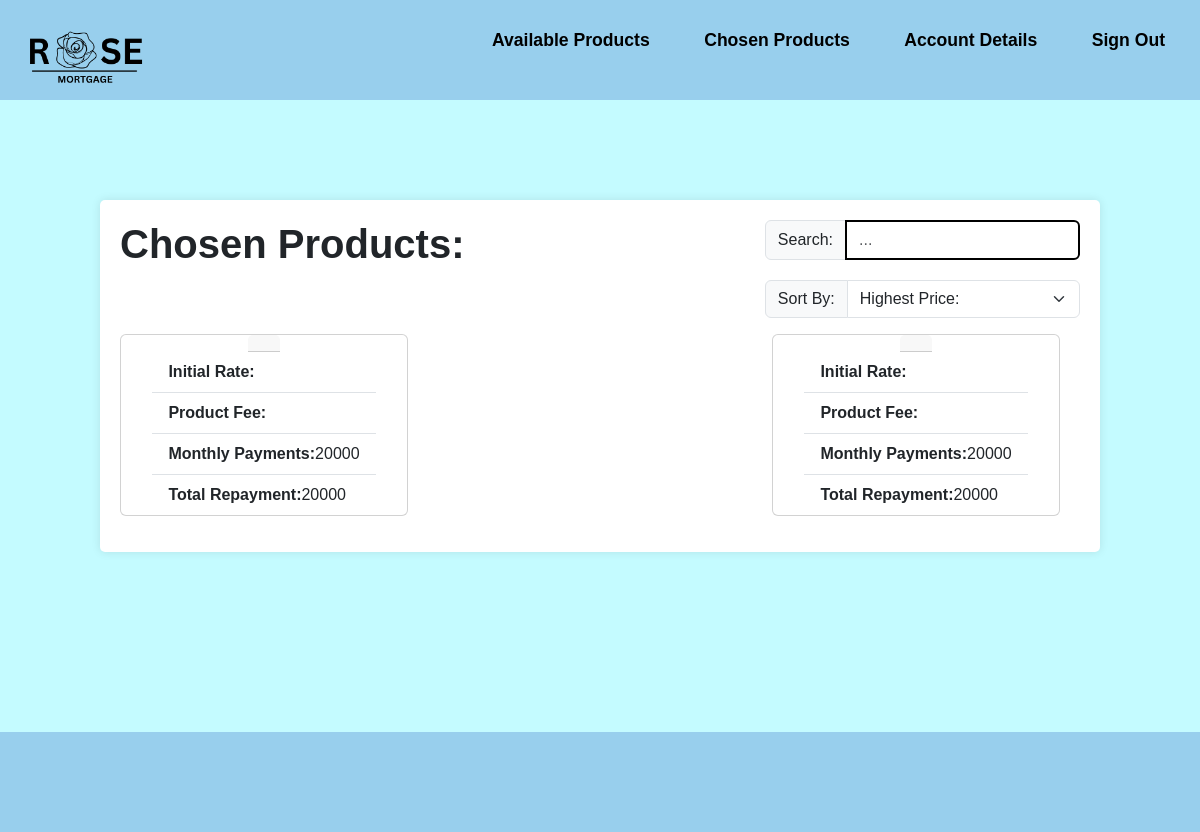
The app's page /MemberChosenProducts.php, older data.
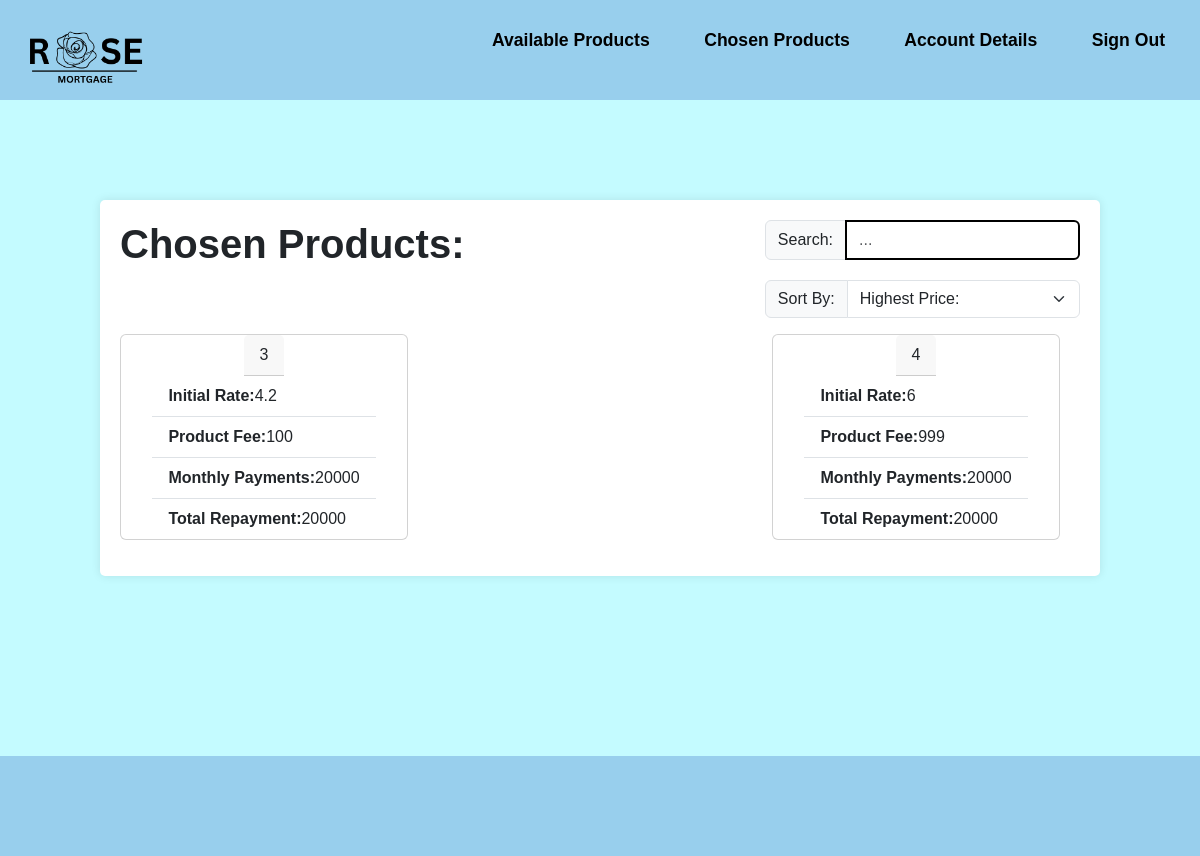
The same page, newer data.
### tables this page shows
CREATE TABLE "Quote" (
	"Quote_ID"	INTEGER NOT NULL,
	"Product_ID"	INTEGER NOT NULL,
	"RegisteredUser_ID"	INTEGER NOT NULL,
	"monthly_repayments"	INTEGER NOT NULL,
	"product_starred"	INTEGER NOT NULL,
	PRIMARY KEY("Quote_ID" AUTOINCREMENT),
	FOREIGN KEY("RegisteredUser_ID") REFERENCES "RegisteredUser"("RegisteredUser_ID"),
	FOREIGN KEY("Product_ID") REFERENCES "Product"("Product_ID"),
	FOREIGN KEY("Quote_ID") REFERENCES "Quote"("Quote_ID")
);

CREATE TABLE "Product" (
	"Product_ID"	INTEGER NOT NULL,
	"Broker_ID"	INTEGER NOT NULL,
	"YearRate"	INTEGER,
	"ProductType"	TEXT,
	"expected_income"	INTEGER NOT NULL,
	"expected_outgoings"	INTEGER NOT NULL,
	"expected_credit_score"	INTEGER NOT NULL,
	"initial_interest_rate"	REAL,
	"secondary_interest_rate"	REAL NOT NULL,
	"ProductFee"	INTEGER,
	"mtv_ratio"	REAL NOT NULL,
	"aDraft"	INTEGER,
	FOREIGN KEY("Broker_ID") REFERENCES "Broker"("Broker_ID"),
	PRIMARY KEY("Product_ID" AUTOINCREMENT)
);

### MemberChosenProducts.php (the view, shortened to what this page needs)
<?php
require_once 'connection.php';
$sql = "SELECT *
        FROM Quote
        INNER JOIN RegisteredUser ON (Quote.RegisteredUser_ID = RegisteredUser.RegisteredUser_ID)
        INNER JOIN Product ON (Quote.Product_ID = Product.Product_ID)
        INNER JOIN financialdetails ON (financialdetails.RegisteredUser_ID = RegisteredUser.RegisteredUser_ID)
        ";
$statement = $db->query($sql);
?>
<!DOCTYPE html>
<html lang="en">
<head>
  <link rel="stylesheet" href="https://cdn.jsdelivr.net/npm/bootstrap@5.3.2/dist/css/bootstrap.min.css"
>
  <link rel="stylesheet" href="style.css">
</head>
<body>
  <header class="flex-container">
    <a href="MemberViewProducts.php"> <img src="Assets/logo.png" alt="Rose Mortgage"> </a>
    <div>
      <ul class="nav-links">
        <li><a href="MemberViewProducts.php">Available Products</a></li>
        <li><a href="MemberChosenProducts.php">Chosen Products</a></li>
        <li><a href="MemberAccountDetails.php">Account Details</a></li>
        <li><a href="home.php">Sign Out</a></li>
      </ul>
    </div>
  </header>
  <div class="largecontainer">
    <div class="flex-container">
      <div>
        <h1><b>Chosen Products:</b></h1>
      </div>
      <div>
        <div class="input-group flex-nowrap">
          <span class="input-group-text" id="addon-wrapping">Search:</span>
          <input type="text" class="form-control" placeholder="..." aria-label="Username"
            aria-describedby="addon-wrapping">
        </div>
        <div class="input-group mb-3">
          <label class="input-group-text" for="inputGroupSelect01">Sort By:</label>
          <select class="form-select" id="inputGroupSelect01">
            <option selected>Highest Price:</option>
          </select>
        </div>
      </div>
    </div>
    <div class="flex-table">
      <?php
      while ($row = $statement->fetch(PDO::FETCH_ASSOC)) {
      ?>
      <div class="card" style="width: 18rem;">
        <div class="card-header">
          <?php echo $row["YearRate"]; ?>
        </div>
        <ul class="list-group list-group-flush">
          <li class="list-group-item"><b>Initial Rate:</b><?php echo $row["initial_interest_rate"]; ?></li>
          <li class="list-group-item"><b>Product Fee:</b><?php echo $row["ProductFee"]; ?></li>
          <li class="list-group-item"><b>Monthly Payments:</b><?php echo $row["monthly_repayments"]; ?></li>
          <li class="list-group-item"><b>Total Repayment:</b><?php echo $row["monthly_repayments"]; ?></li>
        </ul>
      </div>
      <?php
      }
      ?>
    </div>
  </div>
  <footer>
  </footer>
</body>
</html>

### style.css (style rules this page uses)
* { margin: 0; padding: 0; text-decoration: none; font-family: Arial, Helvetica, sans-serif; box-sizing: border-box; list-style: none; }
a { color: #000; text-decoration: none; }
header { background-color: #98CFED; padding: 10px; color: black; height: 100px; width: 100%; top: 0; display: flex; justify-content: flex-start; align-items: center; z-index: 1000; }
.nav-links li { display: inline-block; position: relative; margin: 0 25px; }
.nav-links li a { font-weight: bold; font-size: 1.1rem; text-decoration: none; color: black; }
.nav-links li::after { content: ''; width: 0%; height: 2px; background: #000; display: block; margin: auto; position: absolute; top: 100%; left: 50%; transform: translate(-50%); transition: 0.7s; }
header img { width: 150px; height: auto; }
body { background-color: #c4fbff; display: flex; flex-direction: column; min-height: 100vh; }
.card { height: 100%; display: flex; justify-content: center; align-items: center; }
ul { flex: 1; margin-bottom: 20px; }
ul li { list-style-type: disc; }
.form-control { border: 2px solid black; }
.largecontainer { width: 1000px; margin: 100px auto 80px; padding: 20px; background-color: #fff; border-radius: 5px; box-shadow: 0 0 10px rgba(0, 0, 0, 0.1); }
.flex-container { display: flex; flex-direction: row; justify-content:space-between; }
.flex-table { display:flex; flex-direction: row; flex-wrap: wrap; align-content: flex-start; justify-content: space-between; margin-right: 20px; margin-bottom: 1em; }
label { display: block; font-weight: bold; }
.input-group { margin-bottom: 20px; }
footer { background-color: #98CFED; padding: 10px; color: black; height: 100px; width: 100%; bottom: 0; z-index: 1000; margin-top: 100px; }

Row changes from the older to the newer data that the page shows:
changed through a linked row, quote (number 1 of 2 on the later page): Product_ID.YearRate (not shown) → "3"; Product_ID.initial_interest_rate (not shown) → "4.2"; Product_ID.ProductFee (not shown) → "100"
changed through a linked row, quote (number 2 of 2 on the later page): Product_ID.YearRate (not shown) → "4"; Product_ID.initial_interest_rate (not shown) → "6"; Product_ID.ProductFee (not shown) → "999"
